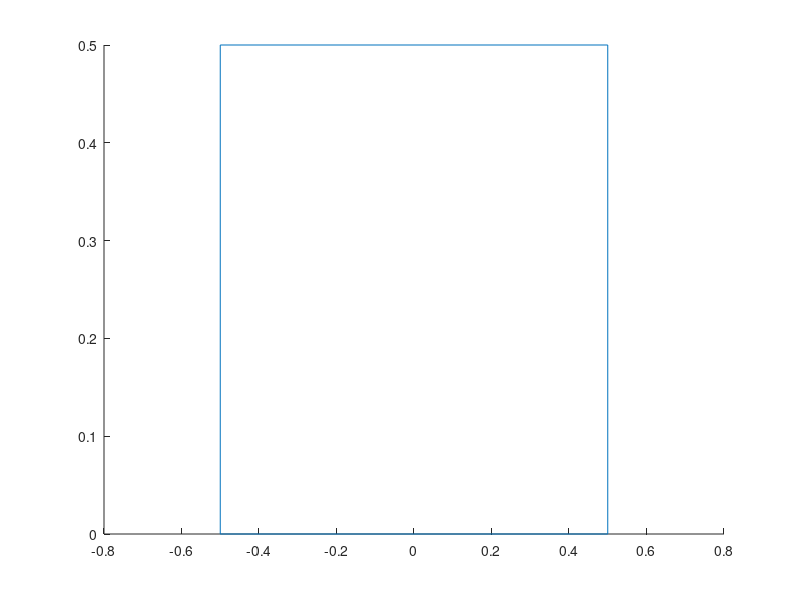

Write MATLAB code to recreate this figure. (Note: this script raises an error after producing the figure.)
clear,clc,clf
%% Plane generations
plCar=[1,0;0,0.5]*[0,1,1,0,0;0,0,1,1,0]+repmat([-0.5;0],1,5);
plBar=[0,1;0,0];
plBall=0.1*[cos(2*pi*([0:0.01:1,0]));sin(2*pi*([0:0.01:1,0]))];
params.M = 1;
params.m = 0.1;
params.l = 1;
%% Drawing Scene
figure(1)
hCar=hgtransform; line(plCar(1,:),plCar(2,:),'parent',hCar)
hBar=hgtransform('parent',hCar); line(plBar(1,:),plBar(2,:),'parent',hBar)
set(hBar,'matrix',makehgtform('translate',[0,0.5,0])*makehgtform('zrotate',pi/2))
hBall=hgtransform('parent',hBar); line(plBall(1,:),plBall(2,:),'parent',hBall)
set(hBall,'matrix',makehgtform('translate',[1,0,0]))
hold on, grid on
axis([-1,1,-0.2,2])
axis equal
%% Degrees of freedom
px = 0.1;
th = 45*pi/180;
set(hCar,'matrix',makehgtform('translate',[px,0,0]))
set(hBar,'matrix',makehgtform('translate',[0,0.5,0])*makehgtform('zrotate',pi/2+th))
%% Modelo dinamico
figure(1)
h=0.001;
nmax = 10000;
% F = @(t)([0;0]);
xrk = [0.1;0;45*pi/180;0.0;];
xr = [];
for n=0:nmax
    trk = n*h;
%     F = @(t)([u(1)-b*xrk(2);u(2)-b*xrk(4)]);
    xrk = methodRK(@(x)(dynCarPendulum(x,params)),xrk,h);
%     xrk = methodRKandF(@(t,x,f,pars)(dynRobot2R(t,x,f,pars)),F,params,trk,xrk,h);
    xr = [xr xrk];
    px = xrk(1);
    th = xrk(3);
    set(hCar,'matrix',makehgtform('translate',[px,0,0]))
    set(hBar,'matrix',makehgtform('translate',[0,0.5,0])*makehgtform('zrotate',pi/2+th))
%     pause
    drawnow
end
